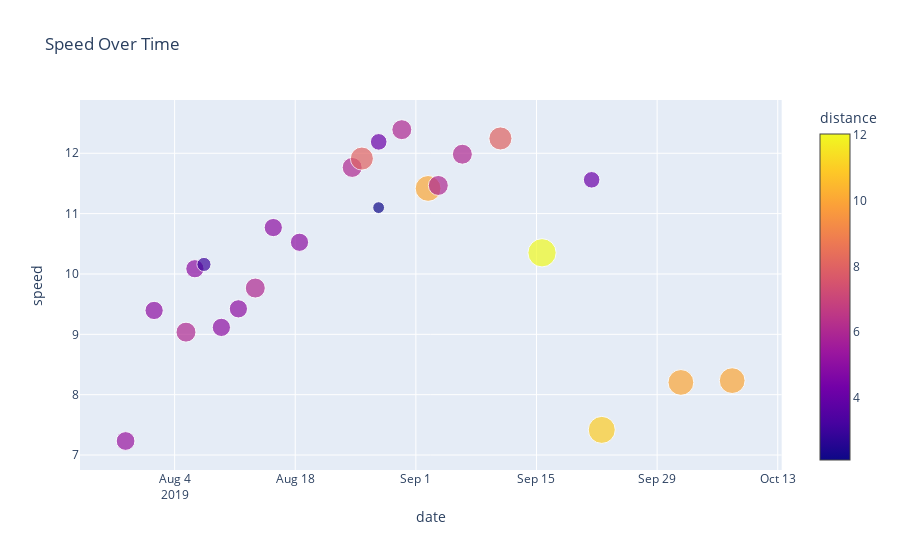

Notebook code for this chart:
### Code cell
px.scatter(df, x="date", y="speed",
           color="distance", size="distance",
           title="Speed Over Time",
           height=550, width=900
          )

### Figure 1 — Plotly figure (JSON) as saved in the notebook; plotly's stock layout.template omitted (floating-point values rounded to 4 significant figures)
{"data": [{"hoverlabel": {"namelength": 0}, "hovertemplate": "date=%{x}<br>speed=%{y}<br>distance=%{marker.color}", "legendgroup": "", "marker": {"color": [5.304, 5.029, 6.022, 5.015, 3.011, 5.023, 5.02, 6.026, 5.002, 5.005, 6.013, 8.021, 2.103, 4.154, 6.006, 10.04, 6.007, 6.002, 8.014, 12.04, 4.129, 10.98, 10.01, 10.01], "coloraxis": "coloraxis", "size": [5.304, 5.029, 6.022, 5.015, 3.011, 5.023, 5.02, 6.026, 5.002, 5.005, 6.013, 8.021, 2.103, 4.154, 6.006, 10.04, 6.007, 6.002, 8.014, 12.04, 4.129, 10.98, 10.01, 10.01], "sizemode": "area", "sizeref": 0.03009, "symbol": "circle"}, "mode": "markers", "name": "", "showlegend": false, "type": "scatter", "x": ["2019-07-29T07:25:44.000-04:00", "2019-08-01T14:55:39.000-04:00", "2019-08-05T07:39:25.000-04:00", "2019-08-06T08:28:33.000-04:00", "2019-08-07T09:44:58.000-04:00", "2019-08-09T10:11:15.000-04:00", "2019-08-11T09:39:20.000-04:00", "2019-08-13T08:44:11.000-04:00", "2019-08-15T10:51:02.000-04:00", "2019-08-18T11:52:10.000-04:00", "2019-08-24T14:34:46.000+10:00", "2019-08-25T17:33:44.000+10:00", "2019-08-27T16:16:31.000+10:00", "2019-08-27T16:30:36.000+10:00", "2019-08-30T08:52:55.000+10:00", "2019-09-02T10:03:07.000+10:00", "2019-09-03T14:31:51.000+10:00", "2019-09-06T09:32:52.000+10:00", "2019-09-10T19:32:48.000+10:00", "2019-09-15T15:25:47.000+10:00", "2019-09-21T09:36:13.000+10:00", "2019-09-22T13:48:18.000+10:00", "2019-10-01T18:11:19.000+10:00", "2019-10-07T17:03:06.000+11:00"], "xaxis": "x", "y": [7.232, 9.396, 9.036, 10.09, 10.16, 9.115, 9.422, 9.767, 10.77, 10.53, 11.77, 11.91, 11.1, 12.19, 12.39, 11.42, 11.47, 11.98, 12.25, 10.35, 11.56, 7.416, 8.203, 8.233], "yaxis": "y"}], "layout": {"coloraxis": {"colorbar": {"title": {"text": "distance"}}, "colorscale": [[0, "#0d0887"], [0.1111, "#46039f"], [0.2222, "#7201a8"], [0.3333, "#9c179e"], [0.4444, "#bd3786"], [0.5556, "#d8576b"], [0.6667, "#ed7953"], [0.7778, "#fb9f3a"], [0.8889, "#fdca26"], [1, "#f0f921"]]}, "height": 550, "legend": {"itemsizing": "constant", "tracegroupgap": 0}, "title": {"text": "Speed Over Time"}, "width": 900, "xaxis": {"anchor": "y", "autorange": true, "domain": [0, 0.98], "range": ["2019-07-24 00:56:36.857", "2019-10-13 10:18:45.02"], "title": {"text": "date"}, "type": "date"}, "yaxis": {"anchor": "x", "autorange": true, "domain": [0, 1], "range": [6.752, 12.88], "title": {"text": "speed"}, "type": "linear"}}}
